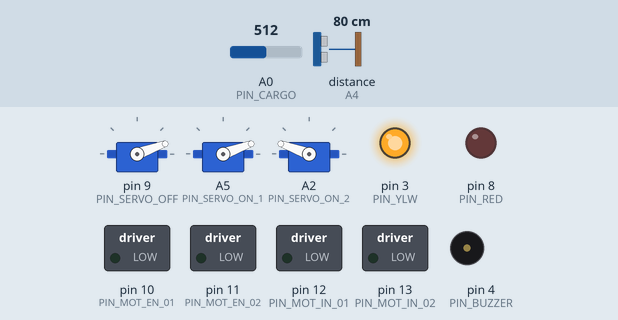
Recording of a sketch running on a simulated Arduino Uno, built with avr-gcc and run on an emulated ATmega328P. Parts: 3 × servo, switched loads named in the sketch (green lamp = pin HIGH), output pins drawn as LEDs (lit = HIGH), buzzer (waves = sounding, pin HIGH). Dashed ring = blinking. The test bench sets the inputs (shaded band); at power-on: A0 (PIN_CARGO) = 512, distance to the obstacle (sensor on A4) 80 cm. The echo pulse lasts 58.3 µs per cm; pins used as bus, display or sensor lines are not drawn.

Above: at 1.8 s.
1.9 s: A0 (PIN_CARGO) set to 377
3.4 s: A0 (PIN_CARGO) set to 356
At 3.61 s:
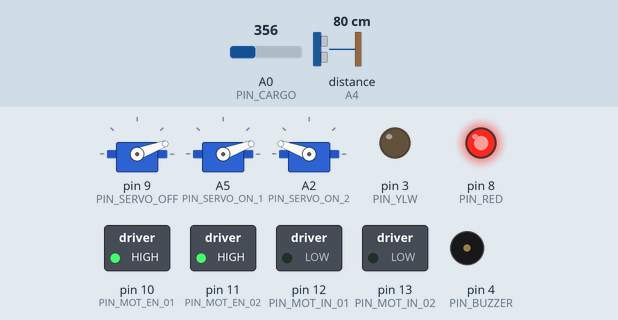
6.5 s: A0 (PIN_CARGO) set to 511
At 7.3 s:
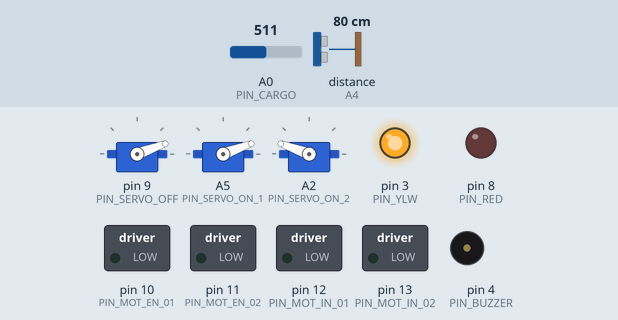
8.0 s: A0 (PIN_CARGO) set to 306
At 8.12 s:
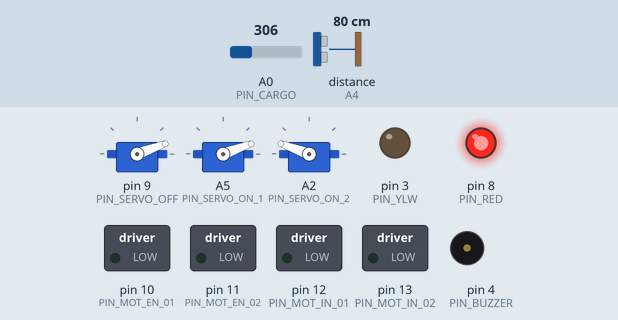
11.1 s: distance to the obstacle (sensor on A4) set to 22 cm
14.2 s: distance to the obstacle (sensor on A4) set to 17 cm
At 15.1 s:
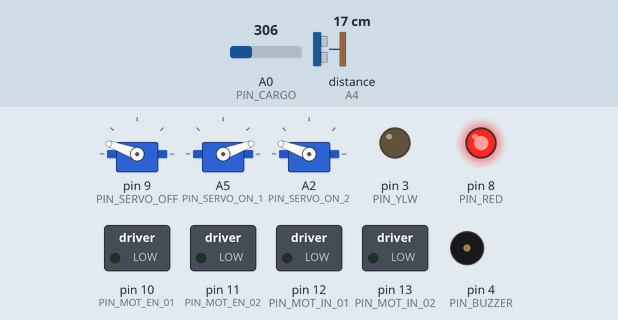
Timing chart, 0 to 18.3 s (numbered marks = the images above; inputs shaded):
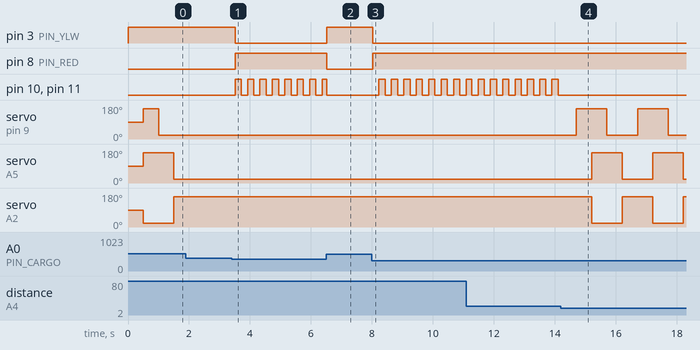

Measured:
- the behaviour switches between 364 and 363 on A0 (PIN_CARGO) (found by bisection; images 0 and 1)
- the behaviour switches between 20 and 19 cm on distance to the obstacle (sensor on A4) (found by bisection; images 3 and 4)
- after the input at 1.9 s, every drawn part: stays the same
- after the input at 3.4 s, pin 3 (PIN_YLW): HIGH → LOW after 0.11 s; pin 8 (PIN_RED): LOW → HIGH after 0.11 s; pin 10 (PIN_MOT_EN_01), pin 11 (PIN_MOT_EN_02): alternates HIGH for 0.20 s and LOW for 0.20 s, starting after 0.11 s
- after the input at 6.5 s, pin 3 (PIN_YLW): LOW → HIGH at once; pin 8 (PIN_RED): HIGH → LOW at once
- after the input at 8.0 s, pin 3 (PIN_YLW): HIGH → LOW at once; pin 8 (PIN_RED): LOW → HIGH at once; pin 10 (PIN_MOT_EN_01), pin 11 (PIN_MOT_EN_02): alternates HIGH for 0.20 s and LOW for 0.20 s, starting after 0.23 s
- after the input at 14.2 s, pin 10 (PIN_MOT_EN_01), pin 11 (PIN_MOT_EN_02): stops changing and stays LOW; servo on pin 9 (PIN_SERVO_OFF): alternates 160° for 1.0 s and 20° for 1.0 s, starting after 0.51 s; servo on A5 (PIN_SERVO_ON_1), servo on A2 (PIN_SERVO_ON_2): alternates 160° for 1.0 s and 20° for 1.0 s, starting after 1.0 s

The sketch:

cs_05_23.ino
```cpp
// (licence header left out)
#include <Servo.h>

#include "KOPin.h"
#include "KOMotor.h"
#include "KOBuzzer.h"
#include "KOEcho.h"

#define TIMESTEP    500
#define MAX_DIST    100
#define MIN_DIST    20

Servo servo_on_1, servo_on_2, servo_off;
KOMotor platform = KOMotor();
KOBuzzer buzzer = KOBuzzer();
KOEcho echo = KOEcho();

unsigned long previousMillis = 0;
unsigned long magicMillis = 0;
direction curDir = none;
unsigned int curDis = 1000;
int triggerCounter = 0;

static unsigned int servoState[2] = {20, 160};

bool cargo = 0;
bool target = 0;
bool trigged = 0;
bool magic =0;

void setup() {

    buzzer.attach(PIN_BUZZER);

    servo_off.attach(PIN_SERVO_OFF, servoState[0], servoState[1]);
    servo_on_1.attach(PIN_SERVO_ON_1, servoState[0], servoState[1]);
    servo_on_2.attach(PIN_SERVO_ON_2, servoState[0], servoState[1]);

    platform.attach(PIN_MOT_IN_01, PIN_MOT_EN_01);
    platform.attach(PIN_MOT_IN_02, PIN_MOT_EN_02);

    echo.attach(PIN_ECHO, PIN_TRIG);

    pinMode(PIN_RED, OUTPUT);
    pinMode(PIN_YLW, OUTPUT);
    pinMode(PIN_CARGO, INPUT);

    // Serial.begin(9600);
}

void loop() {

    unsigned long currentMillis = millis();
    if (currentMillis - previousMillis > TIMESTEP) {
        previousMillis = currentMillis;

        cargo = cargoState();
        if (!trigged) {
            triggerCounter++;
            cargoTrigger();
        }
    }

    if (cargo && trigged) { // поиск цели

        // buzzer.toneAlert();
        curDis = echo.measureDistance();

        if (currentMillis - magicMillis > 200) {
            magicMillis = currentMillis;

            if (curDis > MAX_DIST) curDir = right;
            if (curDis < MAX_DIST && curDis >= MIN_DIST) curDir = forward;
            if (curDis < MIN_DIST && curDis >= MIN_DIST/2) curDir = none;
            if (curDis < MIN_DIST/2) curDir = back;

            magic = !magic;
        }

        target = curDis > MIN_DIST ? 0 : 1;
    }

    curDir = magic && cargo ? curDir : none;
    platform.turn(curDir);

    if (cargo && trigged && target) { // спуск затвора

        delay(TIMESTEP);
        servo_off.write(servoState[1]);
        delay(TIMESTEP);
        target = !target;
        trigged = !trigged;
        cargo = !cargo;
    }

    digitalWrite(PIN_RED, cargo);
    digitalWrite(PIN_YLW, !cargo);
}

bool cargoState() {

    unsigned int analogData = analogRead(PIN_CARGO);
    unsigned int cargoData = map(analogData, 0, 1023, 0, 200);
    bool state = cargoData > 70 ? 0 : 1;
    return state;
}

void cargoTrigger() {
    switch (triggerCounter) {
        case 1:
            servo_on_1.write(servoState[1]);
            servo_on_2.write(servoState[0]);
            servo_off.write(servoState[1]);
        break;
        case 2:
            servo_off.write(servoState[0]);
        break;
        case 3:
            servo_on_1.write(servoState[0]);
            servo_on_2.write(servoState[1]);
            triggerCounter = 0;
            trigged = !trigged;
        break;
    }
}
```

KOBuzzer.cpp
```cpp
// (licence header left out)
#if ARDUINO >= 100
#include "Arduino.h"
#else
#include "WProgram.h"
#endif

#include "KOBuzzer.h"

KOBuzzer::KOBuzzer() {
    _frequency = 200;
    _duration = 200;
}

void KOBuzzer::attach(int pin) {
    _pin = pin;
    pinMode(_pin, OUTPUT);
}

void KOBuzzer::toneAlert(unsigned int duration) {

    uint16_t _currentMillis = millis();
    if (_currentMillis - _previousMillis > duration * 2) {
        _previousMillis = _currentMillis;

        tone(_pin, _frequency, duration);

    }

}

void KOBuzzer::toneAlert() {
    this->toneAlert(_duration);
}
```

KOBuzzer.h
```cpp
// (licence header left out)
#ifndef KOBuzzer_h
#define KOBuzzer_h

#include <inttypes.h>

class KOBuzzer {

    public:
        KOBuzzer();
        void attach(int pin);
        void toneAlert();
        void toneAlert(unsigned int duration);

    private:
        uint8_t _pin, _frequency, _duration;
        uint16_t _previousMillis;

};

#endif
```

KOEcho.cpp
```cpp
// (licence header left out)
#if ARDUINO >= 100
#include "Arduino.h"
#else
#include "WProgram.h"
#endif

#include "KOEcho.h"

uint8_t arr[5] = {1,1,1,1,1};
uint8_t max = 0, counter = 0;

KOEcho::KOEcho() {
    _distance = 255;
}

void KOEcho::attach(int pinEcho, int pinTrig) {

    _pinEcho = pinEcho;
    _pinTrig = pinTrig;
    pinMode(_pinEcho, INPUT);
    pinMode(_pinTrig, OUTPUT);
}

unsigned int KOEcho::measureDistance() {

    digitalWrite(_pinTrig, HIGH);
    digitalWrite(_pinTrig, LOW);
    _distance = pulseIn(_pinEcho, HIGH, 15000) / 54;
    _distance = constrain(_distance, 1, 255);

    arr[counter] = _distance;
    for (int i = 0; i < 5; ++i) {
        if (arr[max] < arr[i]) max = i;
    }
    _distance = arr[max];
    counter == 4 ? counter = 0 : counter++;

    return _distance == 1 ? 255 : _distance;
}
```

KOEcho.h
```cpp
// (licence header left out)
#ifndef KOEcho_h
#define KOEcho_h

#include <inttypes.h>

class KOEcho {

    public:
        KOEcho();
        void attach(int pinEcho, int pinTrig);
        unsigned int measureDistance();

    private:
        uint8_t _pinEcho, _pinTrig;
        uint8_t _distance;

};

#endif
```

KOMotor.cpp
```cpp
// (licence header left out)
#if ARDUINO >= 100
#include "Arduino.h"
#else
#include "WProgram.h"
#endif

#include "KOMotor.h"

#define SPEED_MIN   100
#define SPEED_MAX   255
#define SPEED_TURN  255

KOMotor::KOMotor() {
    _motorCount = 0;
    _endSpeed = 0;
}

void KOMotor::attach(int pin_in, int pin_en) {

    MotorPin motor = {pin_in, pin_en};
    _motorPins[_motorCount] = motor;
    _motorCount++;

    for (uint8_t i = 0; i < _motorCount; i++) {
        pinMode(_motorPins[i].pin_in, OUTPUT);
        pinMode(_motorPins[i].pin_en, OUTPUT);
    }

}

void KOMotor::drive(int endSpeed) {

    _endSpeed = abs(constrain(endSpeed, -SPEED_MAX, SPEED_MAX));
    bool direction = endSpeed >= 0 ? HIGH : LOW;

    for (uint8_t i = 0; i < _motorCount; i++) {
        digitalWrite(_motorPins[i].pin_in, direction);
        analogWrite(_motorPins[i].pin_en, _endSpeed);
    }

}

void KOMotor::turn(direction dir) {

    uint8_t speed = dir == none ? 0 : SPEED_TURN;
    if (_motorCount >= 2) {

        bool way_1 = LOW, way_2 = LOW;

        switch (dir) {
            case forward:   way_1 = way_2 = LOW;
            break;
            case back:      way_1 = way_2 = HIGH;
            break;
            case right:     way_1 = LOW; way_2 = HIGH;
            break;
            case left:      way_1 = HIGH; way_2 = LOW;
            break;
        }

        digitalWrite(_motorPins[0].pin_in, way_1);
        digitalWrite(_motorPins[1].pin_in, way_2);

        analogWrite(_motorPins[0].pin_en, speed);
        analogWrite(_motorPins[1].pin_en, speed);

    }

}
```

KOMotor.h
```cpp
// (licence header left out)
#ifndef KOMotor_h
#define KOMotor_h

#define MAX_MOTORS 2    // arduino need reserved mem befor start :(
#include <inttypes.h>

struct MotorPin {
    uint8_t pin_in;     // for LOW HIGH
    uint8_t pin_en;     // for 0 - 255
};

enum direction {
    left, right, forward, back, none
};

class KOMotor {

    public:
        KOMotor();
        void attach(int pin_in, int pin_en);
        void drive(int endSpeed);
        void turn(direction direction);

    private:
        int16_t _endSpeed;
        uint8_t _motorCount;
        MotorPin _motorPins[MAX_MOTORS];

};

#endif
```

KOPin.h
```cpp
// (licence header left out)
#ifndef KOPin_h
#define KOPin_h


#define PIN_MOT_EN_01   10
#define PIN_MOT_IN_01   12

#define PIN_MOT_EN_02   11
#define PIN_MOT_IN_02   13

#define PIN_BUZZER      4

#define PIN_SERVO_OFF   9
#define PIN_SERVO_ON_1  A5
#define PIN_SERVO_ON_2  A2

#define PIN_CARGO       A0

#define PIN_ECHO        A4
#define PIN_TRIG        A3

#define PIN_RED         8
#define PIN_YLW         3


#endif
```

KOServo.cpp
```cpp
// (licence header left out)
#if ARDUINO >= 100
#include "Arduino.h"
#else
#include "WProgram.h"
#endif

#include "KOServo.h"

KOServo::KOServo() {
    _previousMillis = 0;
}

void KOServo::attach(int pin) {
    _pin = pin;
}

void KOServo::write(bool state) {

    uint16_t _currentMillis = millis();
    if (_currentMillis - _previousMillis > 300) {
        _previousMillis = _currentMillis;


    }


}
```

KOServo.h
```cpp
// (licence header left out)
#ifndef KOServo_h
#define KOServo_h

#include <inttypes.h>

class KOServo {

    public:
        KOServo();
        void attach(int pin);
        void write(bool state);

    private:
        uint16_t _previousMillis;
        uint8_t _pin;

};

#endif
```
